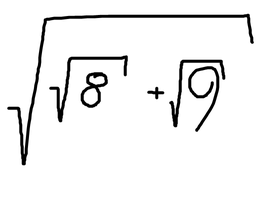
#> input picture codes/ModelCodes/TestImages/sqrt_3.png, 269 x 205 px, shrunk from 538 x 410 before the run, found by its file name
$ jupyter execute --allow-errors ModelTraining.ipynb
#> lines starting #> are read from the running program, lines starting #| are printed output that depends on the picture; after the words box and inside, x2 and y2 are one past the last pixel; in counts of white or black regions, pixels touching at a corner belong together
#> further down, img is the input picture: shape (205, 269); min 0, max 255, mean 240.4
#> `blur = cv2.GaussianBlur(img,(3,3),1)`:
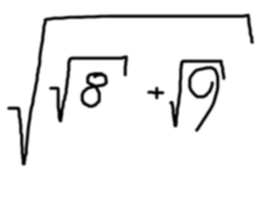
#> blur: shape (205, 269); min 0, max 255, mean 240.4
#> `_, thresh = cv2.threshold(blur,0, 255, cv2.THRESH_BINARY_INV + cv2.THR..`:
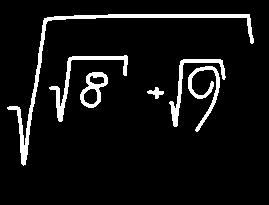
#> thresh: shape (205, 269); 7.2% white; 6 white regions
#> `contours, _ = cv2.findContours(thresh, cv2.RETR_EXTERNAL, cv2.CHAIN_AP..`: contours = 6 contours; box (x1, y1, x2, y2) and area: (7, 14, 254, 166) 1260, (80, 72, 108, 108) 606, (49, 55, 128, 122) 520, (169, 59, 226, 127) 420, (188, 66, 220, 132) 403, (147, 87, 164, 99) 71
# Training

[cell 1]
import torch
import torch.nn as nn
import torch.nn.functional as F
import os


class_to_name = {}
dataset_path = r"..\..\dataset\mainDataset"

epoch_amount = 250
batch_size = 32
rotation = 5
terminate_epoch = 125
dataset = "mainDataset/"

#> (the rest of this cell did not finish here and is left out)

## Transform - Data Augmentation

The purpose of this part is to make the images in the dataset have more variety in every epoch. This part may be used to normalize the datasets as well, even simultaneosly.

[cell 2]
from torchvision import datasets, transforms
from torch.utils.data import DataLoader

#> (the rest of this cell did not finish here and is left out)

## Training Part

#> (a cell that did not finish here is left out)

## Saving the best model

[cell 4]
import os
import matplotlib.pyplot as plt

#> (the rest of this cell did not finish here and is left out)

## PC SHUTDOWN

[cell 5]
os.system("shutdown /s /t 60")

# Testing the model

[cell 6]
from PIL import Image
import os

chosen_model = "17"
classes_path = f"./model_classes/charcnn_{chosen_model}_classes.txt"


# Importing the classes from the text file
#> (the rest of this cell did not finish here and is left out)

[cell 7]
import cv2
import numpy as np
import time as t
from PIL import Image

from torchvision import transforms


start_time = t.time()

size = 32

#> (the rest of this cell did not finish here and is left out)

# Image Processing

## Classes and Main Libraries

[cell 8]
from typing import List, Dict
import numpy as np
import cv2
from PIL import Image

chosen_model = 16

#> (the rest of this cell did not finish here and is left out)

## Tests

[cell 9]
img_paths = [f"E:\Python_Projeler\ComputerVisionProjects\FinalProject\codes\ModelCodes\TestImages\sqrt_3.png"]           #f"./TestImages/ToStringTests_1.png", f"./TestImages/ToStringTests_2.png", f"./TestImages/deneme_4.png", f"./TestImages/exponential_test.png" ] #


#> (the rest of this cell did not finish here and is left out)
